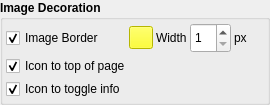
            <widget class="QGroupBox" name="gbDecoration">
             <property name="sizePolicy">
              <sizepolicy hsizetype="Fixed" vsizetype="Fixed">
               <horstretch>0</horstretch>
               <verstretch>0</verstretch>
              </sizepolicy>
             </property>
             <property name="minimumSize">
              <size>
               <width>270</width>
               <height>0</height>
              </size>
             </property>
             <property name="font">
              <font>
               <weight>75</weight>
               <bold>true</bold>
              </font>
             </property>
             <property name="title">
              <string>Image Decoration</string>
             </property>
             <layout class="QGridLayout" name="gridLayout_4">
              <property name="leftMargin">
               <number>3</number>
              </property>
              <property name="topMargin">
               <number>3</number>
              </property>
              <property name="rightMargin">
               <number>3</number>
              </property>
              <property name="bottomMargin">
               <number>3</number>
              </property>
              <property name="spacing">
               <number>3</number>
              </property>
              <item row="5" column="0" colspan="3">
               <widget class="QCheckBox" name="chkIconTop">
                <property name="font">
                 <font>
                  <weight>50</weight>
                  <bold>false</bold>
                 </font>
                </property>
                <property name="text">
                 <string>Icon to top of page</string>
                </property>
                <property name="checked">
                 <bool>true</bool>
                </property>
               </widget>
              </item>
              <item row="6" column="0">
               <widget class="QCheckBox" name="chkIconText">
                <property name="font">
                 <font>
                  <weight>50</weight>
                  <bold>false</bold>
                 </font>
                </property>
                <property name="text">
                 <string>Icon to toggle info</string>
                </property>
                <property name="checked">
                 <bool>true</bool>
                </property>
               </widget>
              </item>
              <item row="0" column="0">
               <widget class="QCheckBox" name="chkImageBorder">
                <property name="font">
                 <font>
                  <weight>50</weight>
                  <bold>false</bold>
                 </font>
                </property>
                <property name="text">
                 <string>Image Border</string>
                </property>
                <property name="checked">
                 <bool>true</bool>
                </property>
               </widget>
              </item>
              <item row="0" column="1">
               <widget class="QToolButton" name="btnBorderColor">
                <property name="font">
                 <font>
                  <weight>50</weight>
                  <bold>false</bold>
                 </font>
                </property>
                <property name="styleSheet">
                 <string notr="true">QToolButton {
background-color:#ffff00;
}</string>
                </property>
                <property name="text">
                 <string/>
                </property>
               </widget>
              </item>
              <item row="0" column="2">
               <widget class="QLabel" name="label_14">
                <property name="font">
                 <font>
                  <weight>50</weight>
                  <bold>false</bold>
                 </font>
                </property>
                <property name="text">
                 <string>Width</string>
                </property>
                <property name="buddy">
                 <cstring>sbBorderWidth</cstring>
                </property>
               </widget>
              </item>
              <item row="0" column="3">
               <widget class="QSpinBox" name="sbBorderWidth">
                <property name="minimumSize">
                 <size>
                  <width>0</width>
                  <height>30</height>
                 </size>
                </property>
                <property name="font">
                 <font>
                  <weight>50</weight>
                  <bold>false</bold>
                 </font>
                </property>
                <property name="minimum">
                 <number>1</number>
                </property>
               </widget>
              </item>
              <item row="0" column="4">
               <widget class="QLabel" name="label_15">
                <property name="font">
                 <font>
                  <weight>50</weight>
                  <bold>false</bold>
                 </font>
                </property>
                <property name="text">
                 <string>px</string>
                </property>
               </widget>
              </item>
             </layout>
            </widget>
